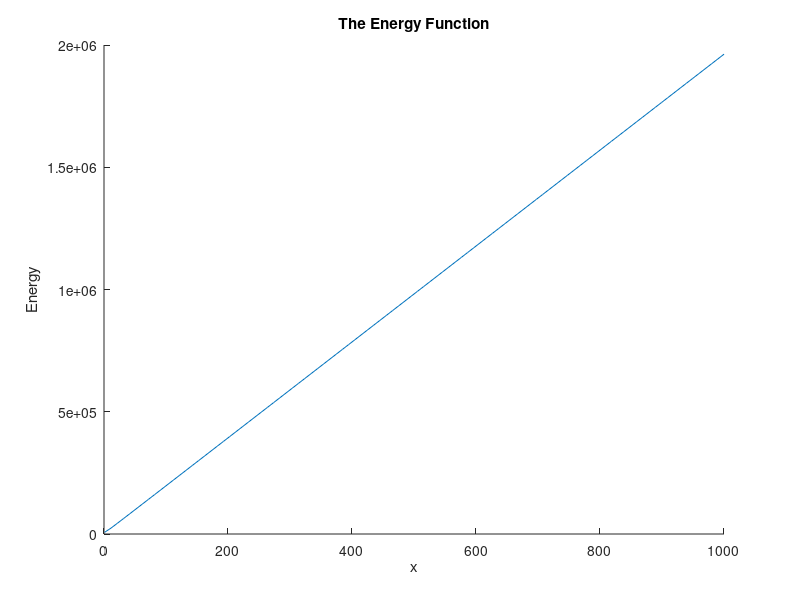

The MATLAB source for this figure:
%%%%%%%%%%%%%%%%%%%%%%%%%%%%%%%%%%%%%%%%%%%%%%%%%%%%%%%%%%%%%%%%%%%%%%%%%%%
% Exercise 4    ModSim      Helene Hogstad Fossum   Problem 2             %
%%%%%%%%%%%%%%%%%%%%%%%%%%%%%%%%%%%%%%%%%%%%%%%%%%%%%%%%%%%%%%%%%%%%%%%%%%%

% 2b
% Parameters
A = 0.01;       % [m^2]
m = 200;        % [kg]
p_0 = 2*10^5;   % [N/m^2]
g = 9.81;       % [m^2/s]
K = 1.40;       % []

v = 1; %???
x = linspace(1,1000);

% The energy function
E = (1/(K-1))*p_0*A*x.^(-(K-1)) + m*g*x + 0.5*m*v^2;

% Plotting
figure
hold on 
plot(x,E);
title('The Energy Function')
xlabel('x')
ylabel('Energy')